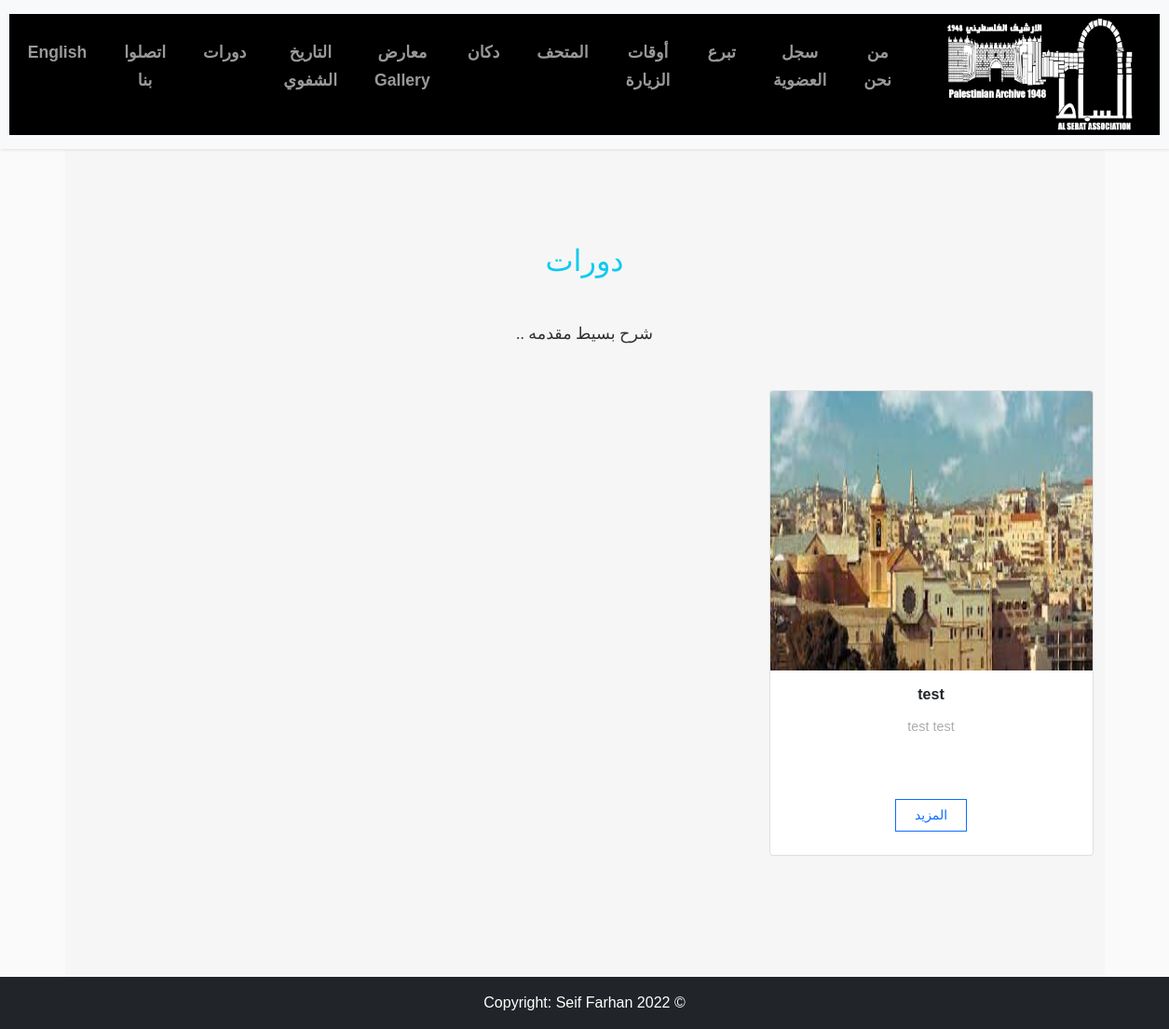
The app's page /training with its own data.
### app/models.py (models this page shows, shortened)
class Training(models.Model):
    title = models.CharField(max_length=255, verbose_name='العنوان')
    date = models.DateField(verbose_name='التاريخ')
    desc = models.TextField(verbose_name='النص')
    desc_en = models.TextField(verbose_name='النص english')
    image = models.ImageField(upload_to='images/training/')

### app/views.py (the view)
# urls.py: path('training', views.training, name='training'),
def training(request):
    objs = Training.objects.all()
    return render(request, 'training.html', {'training': objs, 'current_path': 'en' + str(request.get_full_path())})

### app/templates/training.html (shortened to what this page needs)
{% extends 'base.html' %}
{% block body_block %}
    <section class="clean-block clean-services dark">
        <div class="container">
            <div class="block-heading"><h2 class="text-info"
                                           style="color: #0dcaf0!important;margin-top: 20px;margin-bottom: 50px;">
                دورات</h2>
                <p style="margin-bottom: 50px;">شرح بسيط مقدمه ..</p></div>
            <div class="row">
                {% for t in training %}
                    <div class="col-md-6 col-lg-4">
                        <div class="card" style="height: 500px;"><img class="card-img-top w-100 d-block"
                                                                      src="{{ t.image.url }}" width="220px"
                                                                      height="300px">
                            <div class="card-body"><h4 class="card-title"><strong>
                                {{ t.title }}
                            </strong></h4>
                                <p class="card-text">{{ t.desc }}</p></div>
                            <div>
                                <button class="btn btn-outline-primary btn-sm" type="button">
                                    <a href="{% url 'app:training_blog' t.pk %}">المزيد</a>
                                </button>
                            </div>
                        </div>
                    </div>
                {% endfor %}
            </div>
        </div>
    </section>
{% endblock %}

### app/templates/training.html (style rules this page uses)
.block-heading > p { font-family: 'Shilia W23'; font-size: 1.1em; font-weight: 15; line-height: 1.1em; color: black; }

### app/templates/base.html (style rules this page uses)
html, body { height: 100%; }

### records on screen
Training: image (picture), title "test", desc "test test"
